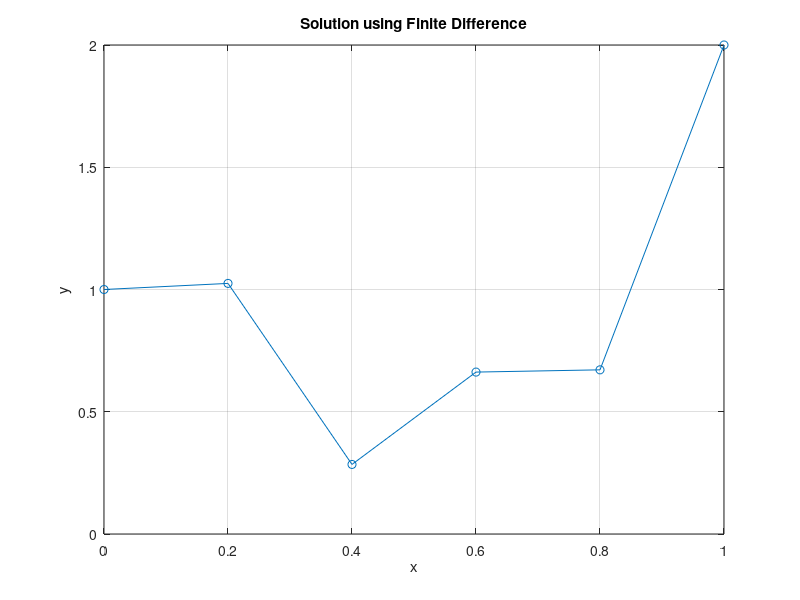

Source code (MATLAB):

% Q6: Finite Difference for BVP: y'' - 2y' + y = x

N = input('Enter number of intervals (N): ');
h = 1/N;
x = linspace(0,1,N+1);
a = 1 + 2/h^2;
b = -2/h^2 - 2/h;
c = 1/h^2;
d = x(2:end-1)';

A = diag(repmat(a,N-1,1)) + diag(repmat(b,N-2,1),1) + diag(repmat(c,N-2,1),-1);
d(1) = d(1) + (1/h^2 + 2/h)*1;
d(end) = d(end) + (1/h^2)*2;

y_inner = A\d;
y = [1; y_inner; 2];

plot(x, y, '-o'); grid on;
xlabel('x'); ylabel('y'); title('Solution using Finite Difference');
